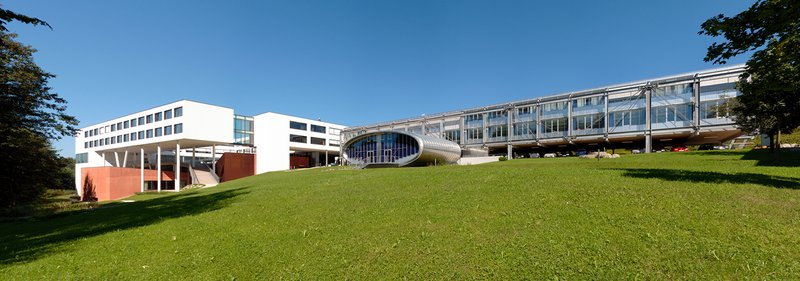
#> input picture campus.jpg, 800 x 281 px
$ jupyter execute 06_Alignment.ipynb   (shell and % lines are left out)
#> lines starting #> are read from the running program, lines starting #| are printed output that depends on the picture; long printed decimals are rounded
# Tutorial 06 - Alignment

## Dr. David C. Schedl

Note: this tutorial is geared towards students **experienced in programming** and aims to introduce you to **Computer Vision** techniques.

Useful links:
* OpenCV Tutorials: https://docs.opencv.org/master/d9/df8/tutorial_root.html
* Image Processing in Pyhton: https://github.com/xn2333/OpenCV/blob/master/Seminar_Image_Processing_in_Python.ipynb

# Table of Contents

- Initialization
- SIFT
- Least Squares Model
- Missmatches
- Warping
- Everything Combined

<a id="Initialization"></a>

# Initialization

As always let's import useful libraries, first.
We will work with images today. So let's download some with `curl`.
Let's define utility functions to display images, in Jupyter Notebooks. OpenCV's `imshow` does not work and matplotlib's `imshow` needs special treatment due to color channel handling (RGB vs. BGR)

[cell 1]
if 'google.colab' in str(get_ipython()):
  # install a newer opencv version on Colab. The default does not support SIFT!
  !pip install opencv-contrib-python==4.5.*

# import the libraries we use
import os
import cv2 # openCV
import numpy as np
import matplotlib.pyplot as plt


# loading images

# utility function(s)
def imshow(image, *args, **kwargs):
    """A replacement for cv2.imshow() for use in Jupyter notebooks using matplotlib.

        Args:
          image : np.ndarray. shape (N, M) or (N, M, 1) is an NxM grayscale image. shape
            (N, M, 3) is an NxM BGR color image.
    """
    if len(image.shape) == 3:
      # Height, width, channels
      # Assume BGR, do a conversion
      image = cv2.cvtColor(image, cv2.COLOR_BGR2RGB)

    # Draw the image
    plt.imshow(image, *args, **kwargs)
    # We'll also disable drawing the axes and tick marks in the plot, since it's actually an image
    plt.axis('off')
    # Make sure it outputs
    # plt.show()

# SIFT Descriptor and Feature Matching (from last Tutorial)

## Implementation of the Nearest Neighbor Distance Ratio Algorithm

This is the implementation of the previous tutorial.
Make sure that you have a recent OpenCV version installed. SIFT was patented and is only free since 2020.

[cell 2]
def get_matched_points(kpsA, kpsB, featuresA, featuresB, matches):
    # convert the keypoints to numpy arrays
    kpsA = np.float32([kp.pt for kp in kpsA])
    kpsB = np.float32([kp.pt for kp in kpsB])

    if len(matches) > 4:

        # construct the two sets of points
        ptsA = np.float32([kpsA[m.queryIdx] for m in matches])
        ptsB = np.float32([kpsB[m.trainIdx] for m in matches])

        return (ptsA, ptsB)
    else:
        return None

def get_nn_distance_ratio_matches(featuresA, featuresB, ratio=0.5):
    # Nearest Neigbhor Distance Ratio matching
    bf = cv2.BFMatcher(cv2.NORM_L2, crossCheck=False) # init OpenCV's matcher

    rawMatches = bf.knnMatch(featuresB, featuresA, 2) # retrieves the two nearest neighbours
    matches = []

    # loop over the raw matches
    for m,n in rawMatches:
        # ensure the distance is within a certain ratio of each
        # other (i.e. Lowe's ratio test)
        if m.distance < n.distance * ratio:
            matches.append(m)

    # sort based on the distance of the closest neighbour
    matches = sorted(matches, key = lambda x:x.distance)

    return matches


def do_sift_matching( imgA, imgB, ratio=0.5, show=True ):


    # convert to grayscale
    imgA_gray = cv2.cvtColor(imgA, cv2.COLOR_RGB2GRAY)
    imgB_gray = cv2.cvtColor(imgB, cv2.COLOR_RGB2GRAY)

    # init sift descriptor
    sift = cv2.SIFT_create()

    # get keypoints and descriptors
    (kpsA, featuresA) = sift.detectAndCompute(imgA_gray, None)
    (kpsB, featuresB) = sift.detectAndCompute(imgB_gray, None) # compute features for second image

    # do nn matching
    matches = get_nn_distance_ratio_matches(featuresA, featuresB, ratio)

    (ptsA, ptsB) = get_matched_points(kpsB, kpsA, featuresB, featuresA, matches[:])

    if show:
        # optionally, display (some) matches
        img_matches = cv2.drawMatches(imgB_gray,kpsB,imgA_gray,kpsA,matches[:1000:10],
                                None,flags=cv2.DrawMatchesFlags_NOT_DRAW_SINGLE_POINTS)
        plt.figure(figsize=(20,10)) # this command makes the figure larger so we see the images better
        imshow(img_matches)
        plt.show()

    return ptsA, ptsB, matches

## Prepare the 'Campus' images

Create two images by extracting overlapping subregions from a large image.
These can be stitched by finding correspondences.

The ground truth translation is [449, -41].

[cell 3]
# read images and transform them to grayscale
# Make sure that the train image is the image that will be transformed

huge_img = cv2.imread("campus.jpg")
#> huge_img is the input picture: shape (281, 800, 3); mean B, G, R 105, 121.7, 99.3

# create image A and B by extracting overlapping subregions from a large image
img = cv2.resize( huge_img, tuple((np.asarray(huge_img.shape[:2])/4).astype(np.int32))[::-1] )
imgA = img[:400,    -801:-1,:]
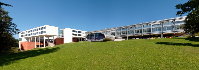
#> imgA: shape (70, 199, 3); mean B, G, R 105.4, 122, 99.5
imgB = img[-401:-1, :800,   :]
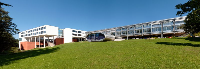
#> imgB: shape (69, 200, 3); mean B, G, R 106.1, 121.7, 99.2

# display
plt.figure(figsize=(25,10)) # this command makes the figure larger so we see the images better
plt.subplot(121), imshow(imgA, cmap="gray"), plt.title('image A')
plt.subplot(122), imshow(imgB, cmap="gray"), plt.title('image B')
plt.show()

## Feature Matching on the 'Campus' images

Let's do feature matching on the 'Campus' images with a nearest-neighbor distance ratio of `.5`.

[cell 4]
(ptsA, ptsB, matches) = do_sift_matching( imgA, imgB, ratio=0.5 )
#> in do_sift_matching, `imgA_gray = cv2.cvtColor(imgA, cv2.COLOR_RGB2GRAY)`:
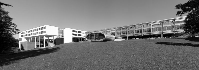
#> imgA_gray: shape (70, 199); min 0, max 255, mean 114.5
#> in do_sift_matching, `imgB_gray = cv2.cvtColor(imgB, cv2.COLOR_RGB2GRAY)`:
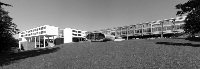
#> imgB_gray: shape (69, 200); min 0, max 255, mean 114.5
#> in do_sift_matching, `(kpsA, featuresA) = sift.detectAndCompute(imgA_gray, None)`: kpsA = 93 keypoints; strongest (x, y, size): (45, 38, 1.9), (75, 39, 3.5), (46, 44, 2), (68, 39, 5.8)
#> in do_sift_matching, `(kpsB, featuresB) = sift.detectAndCompute(imgB_gray, None)`: kpsB = 97 keypoints; strongest (x, y, size): (45, 38, 1.9), (75, 39, 3.5), (46, 44, 2), (68, 39, 5.8)
#> in get_nn_distance_ratio_matches, `rawMatches = bf.knnMatch(featuresB, featuresA, 2)`: rawMatches = 97 matches
#> the loop in get_nn_distance_ratio_matches, `for m,n in rawMatches: # ensure the distance is within a certain ratio..` made 97 passes
#> after the loop in get_nn_distance_ratio_matches, `for m,n in rawMatches:`: matches = 93 matches
#> in get_matched_points, `kpsA = np.float32([kp.pt for kp in kpsA])`: kpsA = 97 pairs, first value 2.45 to 196.7, second value 4.15 to 56.05
#> in get_matched_points, `kpsB = np.float32([kp.pt for kp in kpsB])`: kpsB = 93 pairs, first value 2.45 to 192.8, second value 4.15 to 56.05
#> in get_matched_points, `ptsA = np.float32([kpsA[m.queryIdx] for m in matches])`: ptsA has the same summary as kpsB
#> in get_matched_points, `ptsB = np.float32([kpsB[m.trainIdx] for m in matches])`: ptsB has the same summary as kpsB
#> in do_sift_matching, `(ptsA, ptsB) = get_matched_points(kpsB, kpsA, featuresB, featuresA, ma..`: ptsA has the same summary as kpsB in get_matched_points; ptsB has the same summary as kpsB in get_matched_points
#> in do_sift_matching, `img_matches = cv2.drawMatches(imgB_gray,kpsB,imgA_gray,kpsA,matches[:1..`:
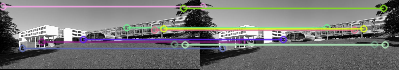
#> img_matches: shape (70, 399, 3); mean of channels 0, 1, 2 116.4, 117.5, 117.8; drawn as B, G, R
#> ptsA has the same summary as kpsB in get_matched_points; ptsB has the same summary as kpsB in get_matched_points; matches = 93 matches

**Geometric interpretation**: Let's look at the offsets (Δx and Δy) of matched features.

[cell 5]
# plot the Δx and Δy of matched points
diff = ptsA - ptsB # compute offsets between matched points
#> diff = 93 pairs, first value -0.000214 to 0.0126, second value -0.014 to 9.16e-05
simDistance = np.float32([m.distance for m in matches])
#> simDistance = 93 values from 0 to 46.34

# display
fig = plt.figure(figsize=(15,10)) # this command makes the figure larger so we see the images better
ax = fig.add_subplot(111)
plt.scatter(diff[:,0],diff[:,1],c=simDistance,cmap='viridis')
#plt.xlim((0,500)), plt.ylim((-100,0))

ax.set_aspect('equal', adjustable='box'), plt.xlabel('$\Delta x$'), plt.ylabel('$\Delta y$')
plt.show()
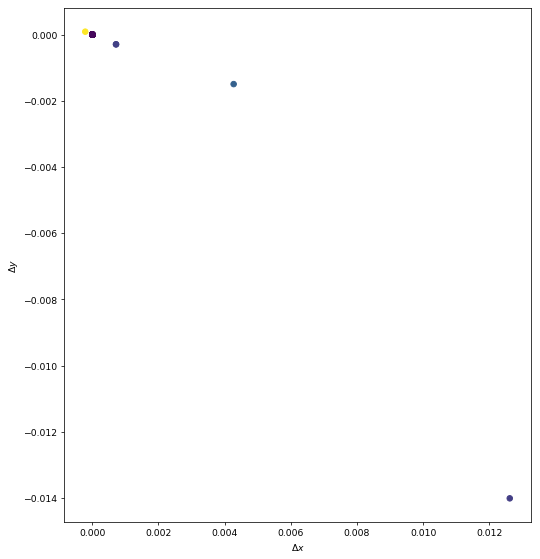
#> figure drawn by matplotlib, 1 panel

**Another Geometric interpretation**: Let's look at the mappings from $x$ to $x'$ for each axis (horizontal and vertical) seperately.

[cell 6]
# display
fig = plt.figure(figsize=(20,10)) # this command makes the figure larger so we see the images better
plt.subplot(121), plt.scatter(ptsA[:,0], ptsB[:,0]), plt.title( 'x coordinate' )
plt.xlabel('${\\bf x}_x$ (image A)'), plt.ylabel("${\\bf x'}_x$ (image B)")
plt.xlim((0,np.max((ptsA[:,0])))), plt.ylim((0,np.max((ptsB[:,0]))))
plt.subplot(122), plt.scatter(ptsA[:,1], ptsB[:,1]), plt.title( 'y coordinate' )
plt.xlabel('${\\bf x}_y$ (image A)'), plt.ylabel("${\\bf x'}_y$ (image B)")
plt.xlim((0,np.max((ptsA[:,1])))), plt.ylim((0,np.max((ptsB[:,1]))))


plt.show()
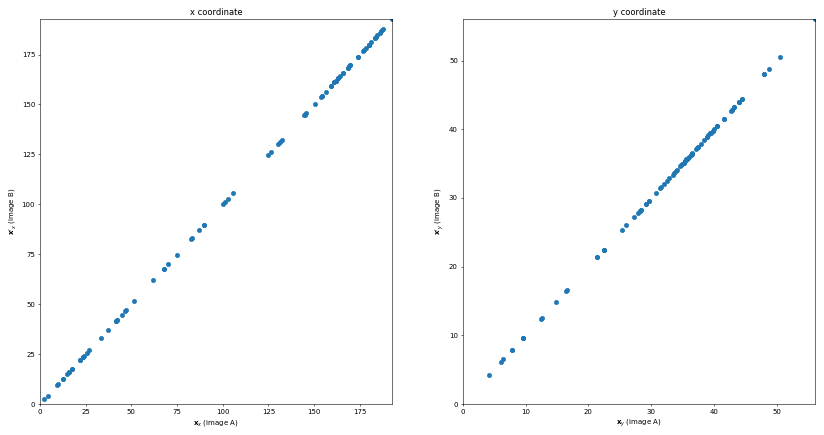
#> figure drawn by matplotlib, 2 panels

# Least Squares Model

Let's use a least-squares solver to find the parameters $t$ by minimizing the sum of squared residuals.
The model is $x' = x - t$.

Remember the ground truth translation ($t$) is [449, -41].

[cell 7]
from scipy.optimize import least_squares

# define the translational model
def transl_model(t):
    residual = ptsA - (ptsB + t)
#> residual has the same summary as diff outside transl_model
    return np.linalg.norm( residual, axis=1 )


t0 = np.array([0, 0]) # initial guess
res = least_squares(transl_model, t0) # solve with least squares solver
#> res = 12 items
print(res.x)
#| [ 0.0001947 -0.0001721]

# compute the x' for plotting
modelB = ptsA - res.x
#> modelB has the same summary as kpsB in get_matched_points

# display
fig = plt.figure(figsize=(20,10)) # this command makes the figure larger so we see the images better
plt.subplot(121), plt.scatter(ptsA[:,0], ptsB[:,0]), plt.title( 'x coordinate' )
plt.plot(ptsA[:,0], modelB[:,0], color='red')
plt.xlabel('${\\bf x}_x$ (image A)'), plt.ylabel("${\\bf x'}_x$ (image B)")
plt.xlim((0,np.max((ptsA[:,0])))), plt.ylim((0,np.max((ptsB[:,0]))))
plt.subplot(122), plt.scatter(ptsA[:,1], ptsB[:,1]), plt.title( 'y coordinate' )
plt.plot(ptsA[:,1], modelB[:,1], color='red')
plt.xlabel('${\\bf x}_y$ (image A)'), plt.ylabel("${\\bf x'}_y$ (image B)")
plt.xlim((0,np.max((ptsA[:,1])))), plt.ylim((0,np.max((ptsB[:,1]))))
plt.show()

The estimated parameters are very close to the ground truth.
Remember the ground truth translation ($t$) is [449, -41].

# Missmatches

## Erroneous Feature Matching on the 'Campus' images

Sometimes missmatches are introduced by feature matching.
Let's simulate this with a nearest-neighbor distance ratio of `.95`.

[cell 8]
(ptsA, ptsB, matches) = do_sift_matching( imgA, imgB, ratio=0.95 )
#> call 2 of do_sift_matching, with ratio = 0.95, show = True
#> the loop in get_nn_distance_ratio_matches (call 2), `for m,n in rawMatches: # ensure the distance is within a certain ratio..` made 97 passes
#> after the loop in get_nn_distance_ratio_matches (call 2), `for m,n in rawMatches:`: matches = 96 matches
#> in do_sift_matching (call 2), `(ptsA, ptsB) = get_matched_points(kpsB, kpsA, featuresB, featuresA, ma..`: ptsA = 96 pairs, first value 2.45 to 196.4, second value 4.15 to 56.05; ptsB = 96 pairs, first value 2.45 to 192.8, second value 4.15 to 56.05
#> in do_sift_matching (call 2), `img_matches = cv2.drawMatches(imgB_gray,kpsB,imgA_gray,kpsA,matches[:1..`:
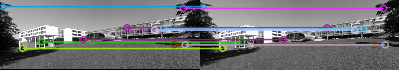
#> img_matches: shape (70, 399, 3); mean of channels 0, 1, 2 118.6, 115.8, 115.8; drawn as B, G, R
#> matches = 96 matches

## Least Squares

Outliers are a huge problem for LS!

[cell 9]
from scipy.optimize import least_squares

# define the translational model
def transl_model(t):
    residual = ptsA - (ptsB + t)
#> residual = 96 pairs, first value -0.000214 to 34.07, second value -0.014 to 9.57
    return np.linalg.norm( residual, axis=1 )


t0 = np.array([0, 0]) # initial guess
res = least_squares(transl_model, t0)
print(res.x)
#| [0.9088  0.1698]

# compute the x' for plotting
modelB = ptsA - res.x
#> modelB = 96 pairs, first value 1.54 to 195.5, second value 3.98 to 55.88

# display
fig = plt.figure(figsize=(20,10)) # this command makes the figure larger so we see the images better
plt.subplot(121), plt.scatter(ptsA[:,0], ptsB[:,0]), plt.title( 'x coordinate' )
plt.plot(ptsA[:,0], modelB[:,0], color='red')
plt.xlabel('${\\bf x}_x$ (image A)'), plt.ylabel("${\\bf x'}_x$ (image B)")
plt.xlim((0,np.max((ptsA[:,0])))), plt.ylim((0,np.max((ptsB[:,0]))))
plt.subplot(122), plt.scatter(ptsA[:,1], ptsB[:,1]), plt.title( 'y coordinate' )
plt.plot(ptsA[:,1], modelB[:,1], color='red')
plt.xlabel('${\\bf x}_y$ (image A)'), plt.ylabel("${\\bf x'}_y$ (image B)")
plt.xlim((0,np.max((ptsA[:,1])))), plt.ylim((0,np.max((ptsB[:,1]))))
plt.show()

Again the ground truth translation ($t$) is [449, -41], but the least-squares solution is pretty off this time.

## RANSAC (RANdom SAmple Consensus)

RANSAC on the other hand, can deal with outliers.

[cell 10]
# estimate using RANSAC
(H, status) = cv2.estimateAffine2D(ptsB, ptsA, cv2.RANSAC)
#> H = [[1, -8.35e-06, 0.000703], [3.03e-06, 1, -0.000707]]; status = 96 values, max 1 at index 0, min 0 at index 93, mean 0.969
print(H[:,2]) # translation
#| [ 0.0007027  -0.0007067]

modelB = ptsA - H[:,2]
#> modelB = 96 pairs, first value 2.45 to 196.4, second value 4.16 to 56.05

# display
fig = plt.figure(figsize=(20,10)) # this command makes the figure larger so we see the images better
plt.subplot(121), plt.scatter(ptsA[:,0], ptsB[:,0]), plt.title( 'x coordinate' )
plt.plot(ptsA[:,0], modelB[:,0], color='red')
plt.xlabel('${\\bf x}_x$ (image A)'), plt.ylabel("${\\bf x'}_x$ (image B)")
plt.xlim((0,np.max((ptsA[:,0])))), plt.ylim((0,np.max((ptsB[:,0]))))
plt.subplot(122), plt.scatter(ptsA[:,1], ptsB[:,1]), plt.title( 'y coordinate' )
plt.plot(ptsA[:,1], modelB[:,1], color='red')
plt.xlabel('${\\bf x}_y$ (image A)'), plt.ylabel("${\\bf x'}_y$ (image B)")
plt.xlim((0,np.max((ptsA[:,1])))), plt.ylim((0,np.max((ptsB[:,1]))))
plt.show()

# Warping

## Translational Model

Let's merge the two images by translating/warping one image (image A).
So we assume that a point $\bf x$ in one image corresponds to $\bf x' = \bf x + \bf t$ in the second image, where $\bf t=[449,-41]$ is the translation.

[cell 11]
# the translation as matrix
H = np.float32([
	[1, 0, 449],
	[0, 1, -41]
])

# make sure the new image is large enough
width  = imgA.shape[1] + int(imgB.shape[1]/2)
height = imgA.shape[0] + int(imgB.shape[0]/3)

# warp image A to image B
result = cv2.warpAffine(imgA, H, (width, height))
#> result: shape (93, 299, 3); every value is 0
result[0:imgB.shape[0], 0:imgB.shape[1]] = imgB # copy image B on top of warped image A
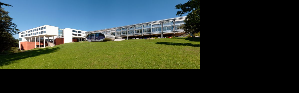
#> result: shape (93, 299, 3); mean B, G, R 52.7, 60.4, 49.2

plt.figure(figsize=(20,10))
imshow(result)
plt.show()

## ⌨️ Try it yourself: Implement your own transformation

Play around with the transformation matrix and design your own warped image.

Challenge:
 - Rotate the image by 90°.
 - Flip the image horizontally.
 - Can you combine multiple transformations? How? Does the order matter?

[cell 12]
# the transformation matrices:

## ToDo: change matrix
H = np.float32([
	[1, 0, 0],
	[0, 1, 0]
])

# make sure the new image is large enough
width  = imgA.shape[1]*2
height = imgA.shape[0]*2

# warp image A to image B
warped = cv2.warpAffine(imgA, H, (width, height))
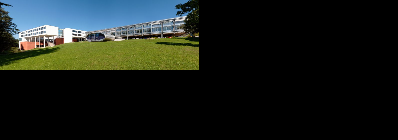
#> warped: shape (140, 398, 3); mean B, G, R 26.4, 30.5, 24.9

plt.figure(figsize=(20,10))
imshow(warped)
plt.show()

# Everything (in one line): OpenCV's Image Stitcher

We could have avoided computing features, matching them, estimating translation and warping by simply using OpenCV's image stitcher. It does something similar like what we did and furthermore smoothly blends images. But where is the fun in that? 😃

[cell 13]
# initialize OpenCV's image stitcher object and then perform the image
# stitching
images = [imgA, imgB]
stitcher = cv2.Stitcher_create( mode=1 ) # mode=0 is panorama and assumes spherical stitichg, mode=1 is scan
(status, stitched) = stitcher.stitch(images)
#> status = 0

if status==0: # stitching worked!
  plt.figure(figsize=(20,10))
  imshow(stitched)

$ run again, with dalle_penguin_pretzel.png saved as campus.jpg
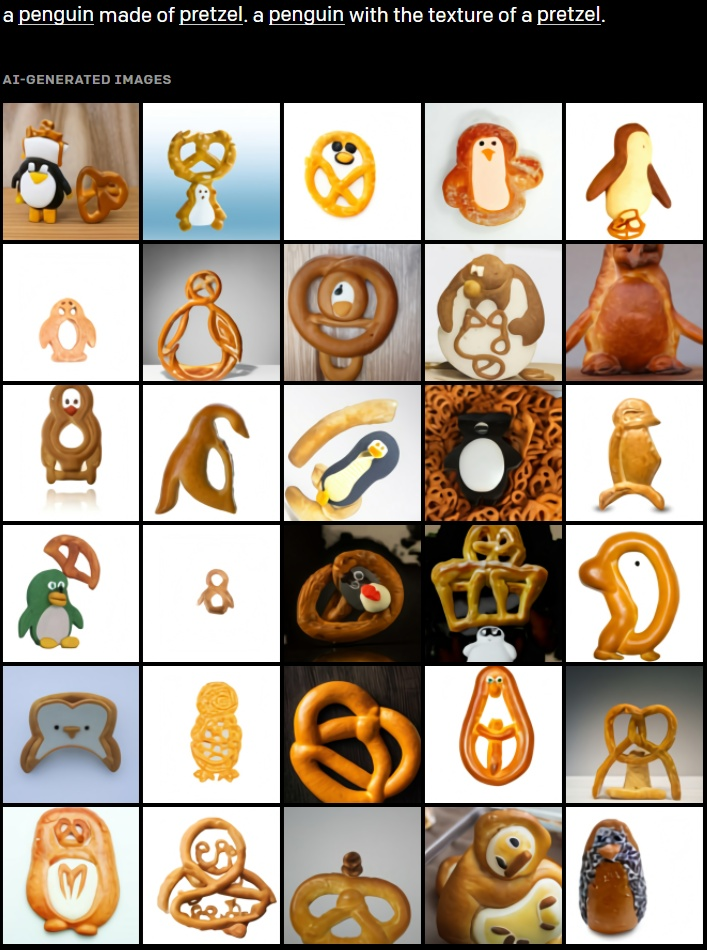
#> input picture dalle_penguin_pretzel.png, 707 x 950 px
#> huge_img is the input picture: shape (950, 707, 3); mean B, G, R 129.7, 148.3, 164.8
#> image: shape (236, 176, 3)
#> in do_sift_matching, `(kpsA, featuresA) = sift.detectAndCompute(imgA_gray, None)`: kpsA = 507 keypoints; strongest (x, y, size): (120, 116, 7.3), (18, 109, 3.7), (144, 161, 5.5), (145, 155, 7.9)
#> in do_sift_matching, `(kpsB, featuresB) = sift.detectAndCompute(imgB_gray, None)`: kpsB = 509 keypoints; strongest (x, y, size): (120, 116, 7.3), (18, 109, 3.7), (144, 161, 5.5), (145, 155, 7.9)
#> rawMatches = 509 matches
#> after the loop in get_nn_distance_ratio_matches, `for m,n in rawMatches:`: matches = 484 matches
#> in get_matched_points, `kpsA = np.float32([kp.pt for kp in kpsA])`: kpsA = 509 pairs, first value 5.31 to 171.9, second value 3.63 to 233.2
#> in get_matched_points, `kpsB = np.float32([kp.pt for kp in kpsB])`: kpsB = 507 pairs, first value 5.31 to 171.4, second value 3.63 to 233.9
#> in get_matched_points, `ptsA = np.float32([kpsA[m.queryIdx] for m in matches])`: ptsA = 484 pairs, first value 5.31 to 166.3, second value 3.63 to 232.9
#> in get_matched_points, `ptsB = np.float32([kpsB[m.trainIdx] for m in matches])`: ptsB = 484 pairs, first value 5.31 to 166.3, second value 3.63 to 233.4
#> image: shape (237, 351, 3)
#> `(ptsA, ptsB, matches) = do_sift_matching( imgA, imgB, ratio=0.5 )`: matches = 484 matches
#> diff = 484 pairs, first value -0.342 to 0.194, second value -0.508 to 0.977
#> simDistance = 484 values from 0 to 171.1
#> in transl_model, `residual = ptsA - (ptsB + t)`: residual has the same summary as diff outside transl_model
#> res = 12 items
#| [-0.001065  0.002142]
#> `modelB = ptsA - res.x`: modelB has the same summary as ptsA in get_matched_points
#> after the loop in get_nn_distance_ratio_matches (call 2), `for m,n in rawMatches:`: matches = 496 matches
#> `(ptsA, ptsB, matches) = do_sift_matching( imgA, imgB, ratio=0.95 )`: ptsA = 496 pairs, first value 5.31 to 171.9, second value 3.63 to 232.9; ptsB = 496 pairs, first value 5.31 to 166.3, second value 3.63 to 233.4; matches = 496 matches
#> in transl_model, `residual = ptsA - (ptsB + t)`: residual = 496 pairs, first value -67.54 to 160.9, second value -0.848 to 165.8
#| [0.2355 0.6606]
#> `modelB = ptsA - res.x`: modelB = 496 pairs, first value 5.07 to 171.7, second value 2.97 to 232.3
#> `plt.show()`:
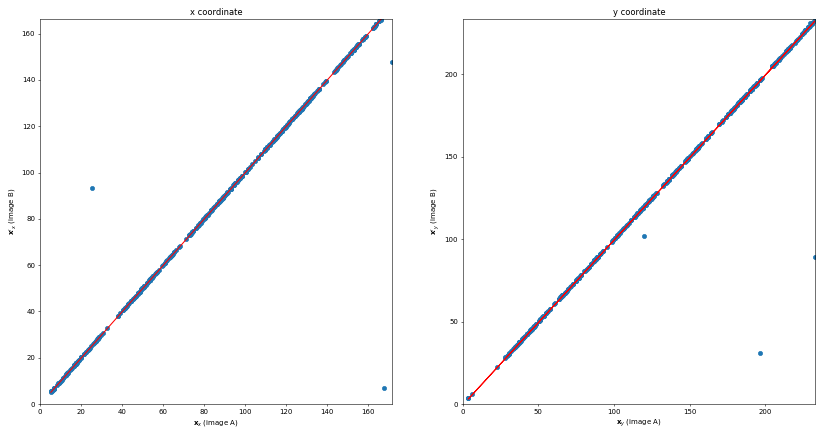
#> figure drawn by matplotlib, 2 panels
#> `(H, status) = cv2.estimateAffine2D(ptsB, ptsA, cv2.RANSAC)`: H = [[1, -2.29e-05, 0.000213], [2.41e-05, 1, -0.00401]]; status = 496 values, max 1 at index 0, min 0 at index 492, mean 0.994
#| [ 0.000213 -0.004005]
#> `modelB = ptsA - H[:,2]`: modelB = 496 pairs, first value 5.31 to 171.9, second value 3.64 to 232.9
#> image: shape (315, 263, 3)
#> `warped = cv2.warpAffine(imgA, H, (width, height))`:
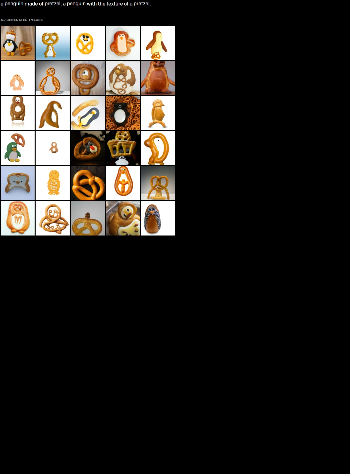
#> warped: shape (474, 350, 3); mean B, G, R 32.4, 37.1, 41.2
#> image: shape (474, 350, 3)
#> `(status, stitched) = stitcher.stitch(images)`: status = 0
#> image: shape (237, 175, 3)
